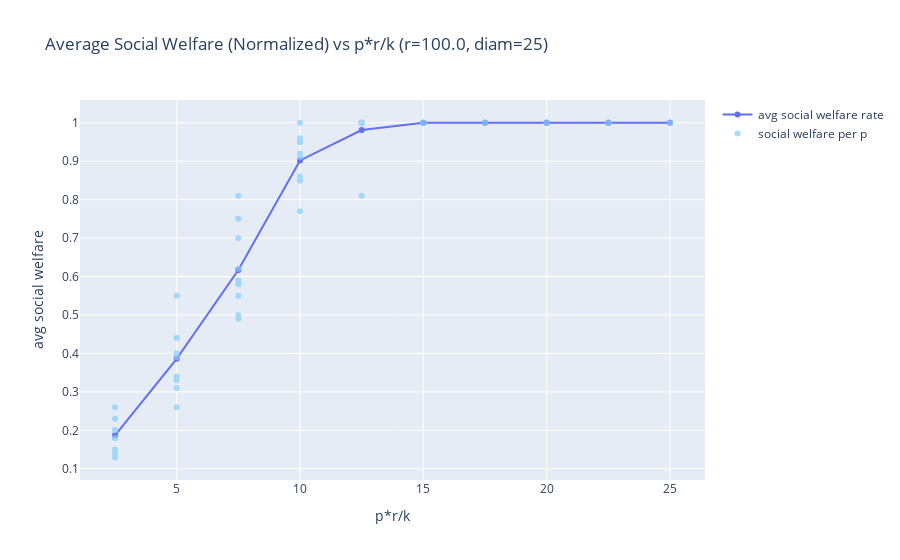
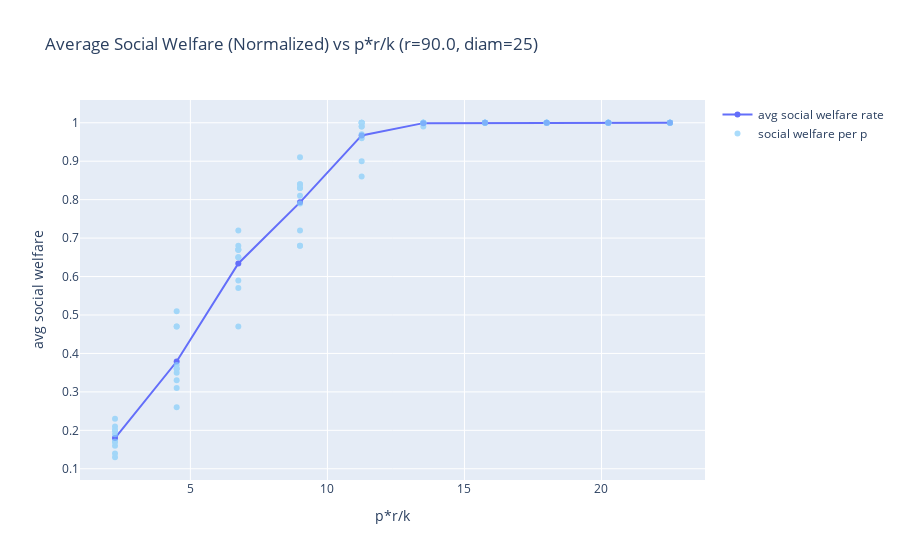
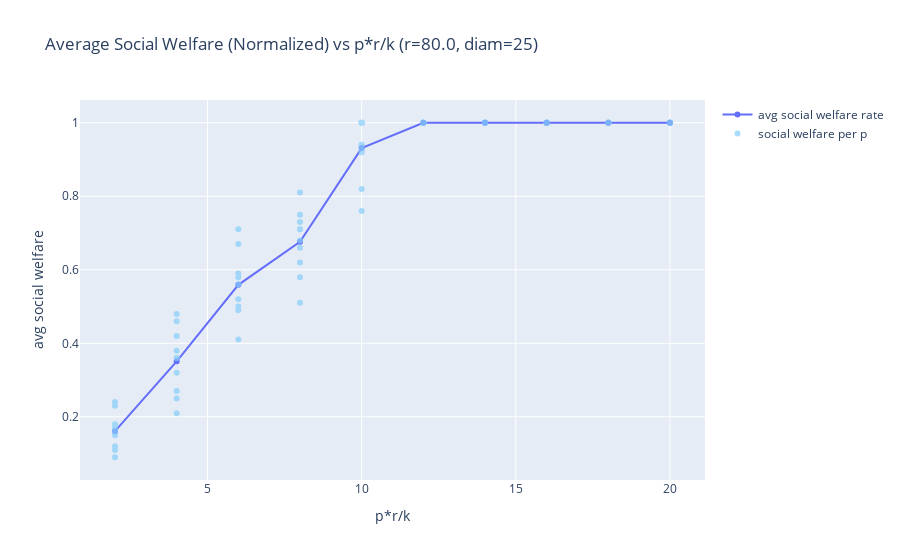
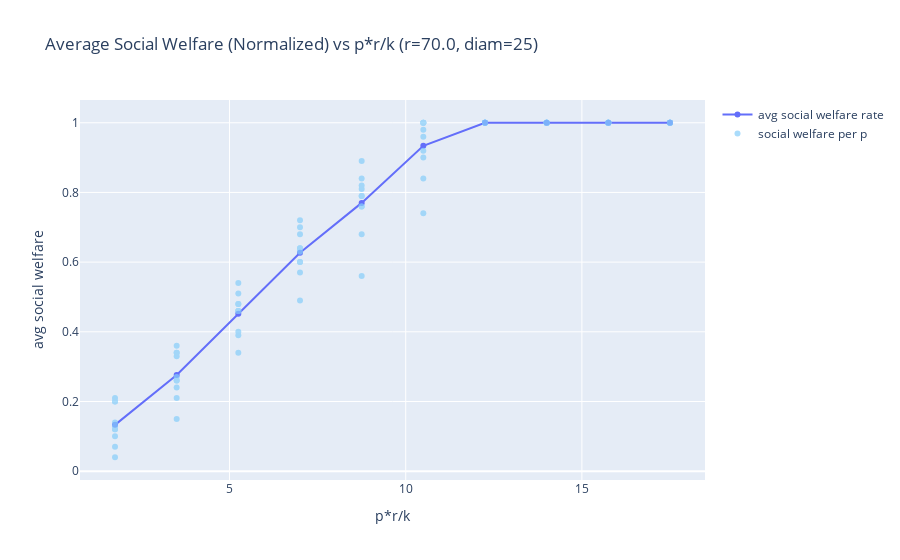

Source (notebook cell) for these figures, in order:
### Code cell
run_sim(create_rl, True)

### Figure 1 — Plotly figure (JSON) as saved in the notebook; plotly's stock layout.template omitted (floating-point values rounded to 4 significant figures)
{"data": [{"hoverinfo": "skip", "mode": "lines+markers", "name": "avg social welfare rate", "type": "scatter", "x": [25, 22.5, 20, 17.5, 15, 12.5, 10.0, 7.5, 5.0, 2.5], "y": [1, 1, 1, 1, 1, 0.981, 0.902, 0.617, 0.386, 0.187]}, {"hoverinfo": "skip", "marker": {"color": "LightSkyBlue"}, "mode": "markers", "name": "social welfare per p", "opacity": 0.7, "type": "scatter", "x": [25, 25, 25, 25, 25, 25, 25, 25, 25, 25, 22.5, 22.5, 22.5, 22.5, 22.5, 22.5, 22.5, 22.5, 22.5, 22.5, 20, 20, 20, 20, 20, 20, 20, 20, 20, 20, 17.5, 17.5, 17.5, 17.5, 17.5, 17.5, 17.5, 17.5, 17.5, 17.5, 15, 15, 15, 15, 15, 15, 15, 15, 15, 15, 12.5, 12.5, 12.5, 12.5, 12.5, 12.5, 12.5, 12.5, 12.5, 12.5, 10.0, 10.0, 10.0, 10.0, 10.0, 10.0, 10.0, 10.0, 10.0, 10.0, 7.5, 7.5, 7.5, 7.5, 7.5, 7.5, 7.5, 7.5, 7.5, 7.5, 5.0, 5.0, 5.0, 5.0, 5.0, 5.0, 5.0, 5.0, 5.0, 5.0, 2.5, 2.5, 2.5, 2.5, 2.5, 2.5, 2.5, 2.5, 2.5, 2.5], "y": [1, 1, 1, 1, 1, 1, 1, 1, 1, 1, 1, 1, 1, 1, 1, 1, 1, 1, 1, 1, 1, 1, 1, 1, 1, 1, 1, 1, 1, 1, 1, 1, 1, 1, 1, 1, 1, 1, 1, 1, 1, 1, 1, 1, 1, 1, 1, 1, 1, 1, 1, 0.81, 1, 1, 1, 1, 1, 1, 1, 1, 0.95, 0.85, 0.91, 1, 0.95, 0.92, 0.96, 0.85, 0.77, 0.86, 0.5, 0.75, 0.49, 0.55, 0.58, 0.81, 0.62, 0.58, 0.59, 0.7, 0.33, 0.44, 0.26, 0.55, 0.31, 0.4, 0.4, 0.39, 0.44, 0.34, 0.13, 0.14, 0.23, 0.2, 0.18, 0.26, 0.2, 0.15, 0.2, 0.18]}], "layout": {"showlegend": true, "title": {"text": "Average Social Welfare (Normalized) vs p*r/k (r=100.0, diam=25)"}, "xaxis": {"title": {"text": "p*r/k"}}, "yaxis": {"title": {"text": "avg social welfare"}}}}

### Figure 2 — Plotly figure (JSON) as saved in the notebook; plotly's stock layout.template omitted (floating-point values rounded to 4 significant figures)
{"data": [{"hoverinfo": "skip", "mode": "lines+markers", "name": "avg social welfare rate", "type": "scatter", "x": [22.5, 20.25, 18, 15.75, 13.5, 11.25, 9.0, 6.75, 4.5, 2.25], "y": [1, 1, 1, 1, 0.999, 0.967, 0.793, 0.634, 0.379, 0.18]}, {"hoverinfo": "skip", "marker": {"color": "LightSkyBlue"}, "mode": "markers", "name": "social welfare per p", "opacity": 0.7, "type": "scatter", "x": [22.5, 22.5, 22.5, 22.5, 22.5, 22.5, 22.5, 22.5, 22.5, 22.5, 20.25, 20.25, 20.25, 20.25, 20.25, 20.25, 20.25, 20.25, 20.25, 20.25, 18, 18, 18, 18, 18, 18, 18, 18, 18, 18, 15.75, 15.75, 15.75, 15.75, 15.75, 15.75, 15.75, 15.75, 15.75, 15.75, 13.5, 13.5, 13.5, 13.5, 13.5, 13.5, 13.5, 13.5, 13.5, 13.5, 11.25, 11.25, 11.25, 11.25, 11.25, 11.25, 11.25, 11.25, 11.25, 11.25, 9.0, 9.0, 9.0, 9.0, 9.0, 9.0, 9.0, 9.0, 9.0, 9.0, 6.75, 6.75, 6.75, 6.75, 6.75, 6.75, 6.75, 6.75, 6.75, 6.75, 4.5, 4.5, 4.5, 4.5, 4.5, 4.5, 4.5, 4.5, 4.5, 4.5, 2.25, 2.25, 2.25, 2.25, 2.25, 2.25, 2.25, 2.25, 2.25, 2.25], "y": [1, 1, 1, 1, 1, 1, 1, 1, 1, 1, 1, 1, 1, 1, 1, 1, 1, 1, 1, 1, 1, 1, 1, 1, 1, 1, 1, 1, 1, 1, 1, 1, 1, 1, 1, 1, 1, 1, 1, 1, 1, 1, 1, 1, 0.99, 1, 1, 1, 1, 1, 1, 0.99, 0.97, 0.9, 1, 1, 0.96, 1, 0.86, 0.99, 0.83, 0.84, 0.68, 0.72, 0.84, 0.68, 0.83, 0.79, 0.91, 0.81, 0.65, 0.65, 0.59, 0.67, 0.67, 0.47, 0.67, 0.72, 0.68, 0.57, 0.33, 0.51, 0.31, 0.36, 0.47, 0.36, 0.35, 0.26, 0.47, 0.37, 0.13, 0.19, 0.16, 0.14, 0.23, 0.17, 0.2, 0.2, 0.17, 0.21]}], "layout": {"showlegend": true, "title": {"text": "Average Social Welfare (Normalized) vs p*r/k (r=90.0, diam=25)"}, "xaxis": {"title": {"text": "p*r/k"}}, "yaxis": {"title": {"text": "avg social welfare"}}}}

### Figure 3 — Plotly figure (JSON) as saved in the notebook; plotly's stock layout.template omitted (floating-point values rounded to 4 significant figures)
{"data": [{"hoverinfo": "skip", "mode": "lines+markers", "name": "avg social welfare rate", "type": "scatter", "x": [20, 18, 16, 14, 12, 10, 8.0, 6.0, 4.0, 2.0], "y": [1, 1, 1, 1, 1, 0.931, 0.676, 0.559, 0.351, 0.161]}, {"hoverinfo": "skip", "marker": {"color": "LightSkyBlue"}, "mode": "markers", "name": "social welfare per p", "opacity": 0.7, "type": "scatter", "x": [20, 20, 20, 20, 20, 20, 20, 20, 20, 20, 18, 18, 18, 18, 18, 18, 18, 18, 18, 18, 16, 16, 16, 16, 16, 16, 16, 16, 16, 16, 14, 14, 14, 14, 14, 14, 14, 14, 14, 14, 12, 12, 12, 12, 12, 12, 12, 12, 12, 12, 10, 10, 10, 10, 10, 10, 10, 10, 10, 10, 8.0, 8.0, 8.0, 8.0, 8.0, 8.0, 8.0, 8.0, 8.0, 8.0, 6.0, 6.0, 6.0, 6.0, 6.0, 6.0, 6.0, 6.0, 6.0, 6.0, 4.0, 4.0, 4.0, 4.0, 4.0, 4.0, 4.0, 4.0, 4.0, 4.0, 2.0, 2.0, 2.0, 2.0, 2.0, 2.0, 2.0, 2.0, 2.0, 2.0], "y": [1, 1, 1, 1, 1, 1, 1, 1, 1, 1, 1, 1, 1, 1, 1, 1, 1, 1, 1, 1, 1, 1, 1, 1, 1, 1, 1, 1, 1, 1, 1, 1, 1, 1, 1, 1, 1, 1, 1, 1, 1, 1, 1, 1, 1, 1, 1, 1, 1, 1, 0.82, 0.94, 1, 0.93, 0.94, 1, 0.92, 1, 0.76, 1, 0.71, 0.81, 0.51, 0.73, 0.68, 0.62, 0.66, 0.71, 0.75, 0.58, 0.58, 0.49, 0.71, 0.52, 0.5, 0.59, 0.67, 0.56, 0.56, 0.41, 0.27, 0.38, 0.32, 0.48, 0.36, 0.42, 0.36, 0.21, 0.46, 0.25, 0.15, 0.11, 0.17, 0.24, 0.23, 0.18, 0.16, 0.09, 0.12, 0.16]}], "layout": {"showlegend": true, "title": {"text": "Average Social Welfare (Normalized) vs p*r/k (r=80.0, diam=25)"}, "xaxis": {"title": {"text": "p*r/k"}}, "yaxis": {"title": {"text": "avg social welfare"}}}}

### Figure 4 — Plotly figure (JSON) as saved in the notebook; plotly's stock layout.template omitted (floating-point values rounded to 4 significant figures)
{"data": [{"hoverinfo": "skip", "mode": "lines+markers", "name": "avg social welfare rate", "type": "scatter", "x": [17.5, 15.75, 14, 12.25, 10.5, 8.75, 7.0, 5.25, 3.5, 1.75], "y": [1, 1, 1, 1, 0.934, 0.77, 0.627, 0.452, 0.276, 0.133]}, {"hoverinfo": "skip", "marker": {"color": "LightSkyBlue"}, "mode": "markers", "name": "social welfare per p", "opacity": 0.7, "type": "scatter", "x": [17.5, 17.5, 17.5, 17.5, 17.5, 17.5, 17.5, 17.5, 17.5, 17.5, 15.75, 15.75, 15.75, 15.75, 15.75, 15.75, 15.75, 15.75, 15.75, 15.75, 14, 14, 14, 14, 14, 14, 14, 14, 14, 14, 12.25, 12.25, 12.25, 12.25, 12.25, 12.25, 12.25, 12.25, 12.25, 12.25, 10.5, 10.5, 10.5, 10.5, 10.5, 10.5, 10.5, 10.5, 10.5, 10.5, 8.75, 8.75, 8.75, 8.75, 8.75, 8.75, 8.75, 8.75, 8.75, 8.75, 7.0, 7.0, 7.0, 7.0, 7.0, 7.0, 7.0, 7.0, 7.0, 7.0, 5.25, 5.25, 5.25, 5.25, 5.25, 5.25, 5.25, 5.25, 5.25, 5.25, 3.5, 3.5, 3.5, 3.5, 3.5, 3.5, 3.5, 3.5, 3.5, 3.5, 1.75, 1.75, 1.75, 1.75, 1.75, 1.75, 1.75, 1.75, 1.75, 1.75], "y": [1, 1, 1, 1, 1, 1, 1, 1, 1, 1, 1, 1, 1, 1, 1, 1, 1, 1, 1, 1, 1, 1, 1, 1, 1, 1, 1, 1, 1, 1, 1, 1, 1, 1, 1, 1, 1, 1, 1, 1, 0.96, 1, 1, 1, 0.98, 0.9, 0.74, 0.92, 0.84, 1, 0.81, 0.84, 0.56, 0.68, 0.79, 0.79, 0.82, 0.76, 0.89, 0.76, 0.6, 0.49, 0.68, 0.63, 0.7, 0.64, 0.57, 0.64, 0.72, 0.6, 0.48, 0.46, 0.46, 0.51, 0.4, 0.34, 0.48, 0.39, 0.46, 0.54, 0.15, 0.34, 0.26, 0.24, 0.26, 0.21, 0.33, 0.34, 0.36, 0.27, 0.04, 0.13, 0.12, 0.21, 0.12, 0.2, 0.07, 0.1, 0.2, 0.14]}], "layout": {"showlegend": true, "title": {"text": "Average Social Welfare (Normalized) vs p*r/k (r=70.0, diam=25)"}, "xaxis": {"title": {"text": "p*r/k"}}, "yaxis": {"title": {"text": "avg social welfare"}}}}
